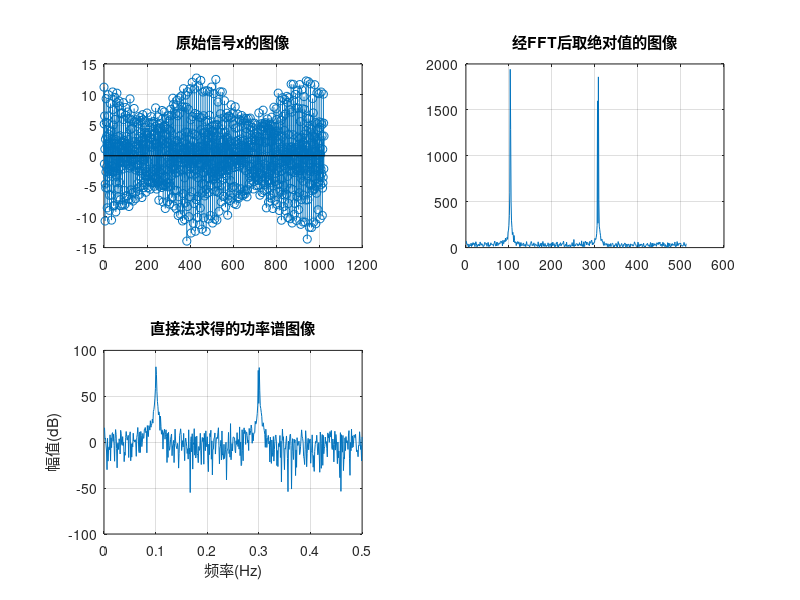

MATLAB code to generate this figure: (Note: this script raises an error after producing the figure.)
%% 直接法求功率谱估计(帕塞瓦尔定理)
clc;
clearvars;

%% 设定信号
A1=5;           A2=3;           A3=4;
f1=0.1;         f2=0.298;       f3=0.3;
phi1=pi/3;      phi2=pi/4;      phi3=pi/2;      %三个正弦波的参数

Fs=1;                                           %采样频率定为1Hz
N=1024;                                         %设置1024个采样点
n=0:N-1;                                        %从0开始到1023截止共1024个点（1到1024也行）
x=A1*sin(2*pi*f1*n+phi1)+A2*sin(2*pi*f2*n+phi2)+A3*sin(2*pi*f3*n+phi3)+1*randn(size(n));      %其中的rand()表示返回一个和n有同样维数大小的随机正态分布数组

%% 绘制信号图像
subplot(2,2,1);
stem(n,x);                                      %绘制原始信号的点图
title('原始信号x的图像')
grid;

%% 对信号进行FFT
nfft=1024;                                      %选择1024个点用来fft
xfft=fft(x,nfft);                               %对信号进行1024点fft
y=abs(xfft);                                    %取绝对值（运算结果有负有正，全部转换为正值方便计算功率谱）
spot=1:nfft/2;                                  
Y=y(spot);                                      %取一半的采样点进行分析
subplot(2,2,2);                                 
plot(spot,Y);                                   %将输出的fft表示出来
title('经FFT后取绝对值的图像')
grid;

%% 功率谱密度
P=Y.^2/nfft;                                    %功率谱密度为傅立叶变换的平方除以点数
f=spot*Fs/nfft;                                 %将横坐标从点数形式归一化为频率形式
PSD=10*log(abs(P));                             %变成分贝形式
subplot(2,2,3);
plot(f,PSD);                                    %绘制功率谱图像
title('直接法求得的功率谱图像');
xlabel('频率(Hz)');
ylabel('幅值(dB)');
grid;

%% 寻找f1 f2 f3的估计值
[pks,locs]=findpeaks(PSD,'SortStr','descend');  %寻找峰值 并依次降序排列 
locs=locs(1:3);
locs=sort(locs);                                %按照横坐标升序排列峰值点

for i=1:3                                       %显示最大值所在的坐标（即fhat）
    fprintf("F%d=%f\n",i,locs(i)/nfft)
end
